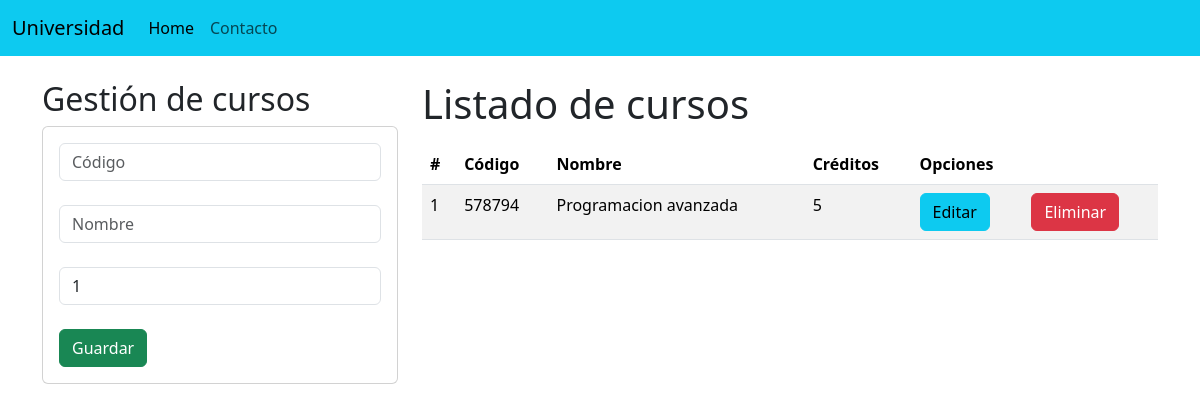
/, run on an earlier commit of the app's database.
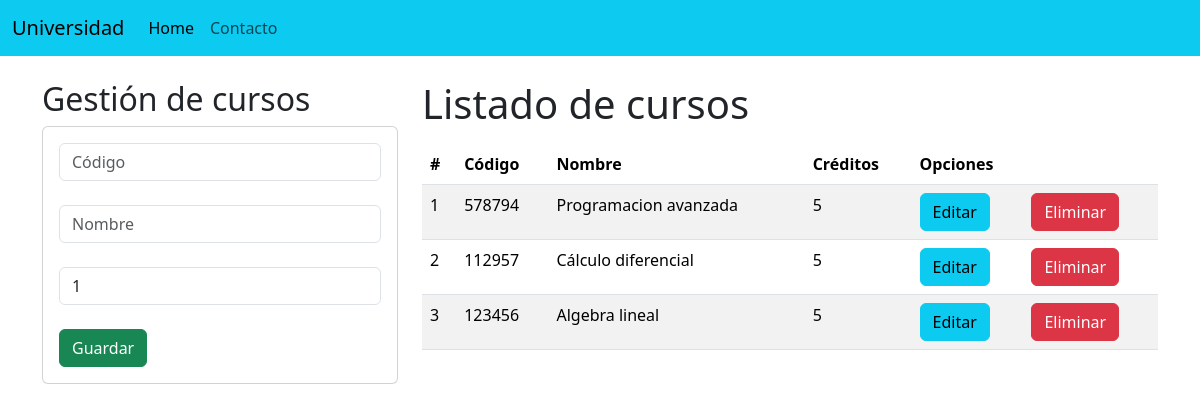
And on a later commit of the database.
### Aplicaciones/Academico/models.py (models this page shows, shortened)
class Curso(models.Model):
    codigo=models.CharField(primary_key=True,max_length=6)
    nombre=models.CharField(max_length=50)
    creditos=models.PositiveSmallIntegerField()

### Aplicaciones/Academico/views.py (the view)
# urls.py: path('', views.home),
def home(request):
    cursos = Curso.objects.all()
    return render(request, "gestionCursos.html", {"cursos": cursos})

### Aplicaciones/Academico/templates/gestionCursos.html (shortened to what this page needs)
{% extends "./base.html"%}
{% block body%}
<div class="row">
    <div class="col-sm-12 col-md-6 col-lg-4 col-xl-4">
        <h2>Gestión de cursos</h2>
        <div class="card">
            <div class="card-body">
                <form action="/registrarCurso" method="POST">{% csrf_token%}
                    <div class="form-group">
                        <input type="text" id="txtCodigo" name="txtCodigo" class="form-control" placeholder="Código" minlength="6" maxlength="6" required>
                    </div>
                    <br>
                    <div class="form-group">
                        <input type="text" id="txtNombre" name="txtNombre" class="form-control" placeholder="Nombre"  maxlength="50" required>
                    </div>
                    <br>
                    <div class="form-group">
                        <input type="text" id="numCreditos" name="numCreditos" class="form-control" min="1" max="9" value="1" required>
                    </div>
                    <br>
                    <div class="form-group">
                        <button type="submit" class="btn btn-success btn-block text-white">Guardar</button>
                    </div>
                </form>
            </div>
        </div>
    </div>
    <div class="col-sm-12 col-md-6 col-lg-8 col-xl-8">
        <h1>Listado de cursos</h1>
        <div class="table-responsive py-2">
            <table class="table table-striped">
                <thead>
                <tr>
                    <th>#</th>
                    <th>Código</th>
                    <th>Nombre</th>
                    <th>Créditos</th>
                    <th colspan="2">Opciones</th>
                </tr>
                </thead>
                <tbody>
                {% for c in cursos %}
                <tr>
                    <td>{{forloop.counter}}</td>
                    <td>{{c.codigo}}</td>
                    <td>{{c.nombre}}</td>
                    <td>{{c.creditos}}</td>
                    <td><a href="edicionCurso/{{c.codigo}}" class="btn btn-info">Editar</a></td>
                    <td><a href="eliminarCurso/{{c.codigo}}" class="btn btn-danger">Eliminar</a></td>
                </tr>
                {% endfor %}
                </tbody>
            </table>
        </div>
    </div>
</div>
{% endblock %}

What changed in the data, as far as the page shows it:
added Curso: codigo "112957", nombre "Cálculo diferencial", creditos "5"
added Curso: codigo "123456", nombre "Algebra lineal", creditos "5"
